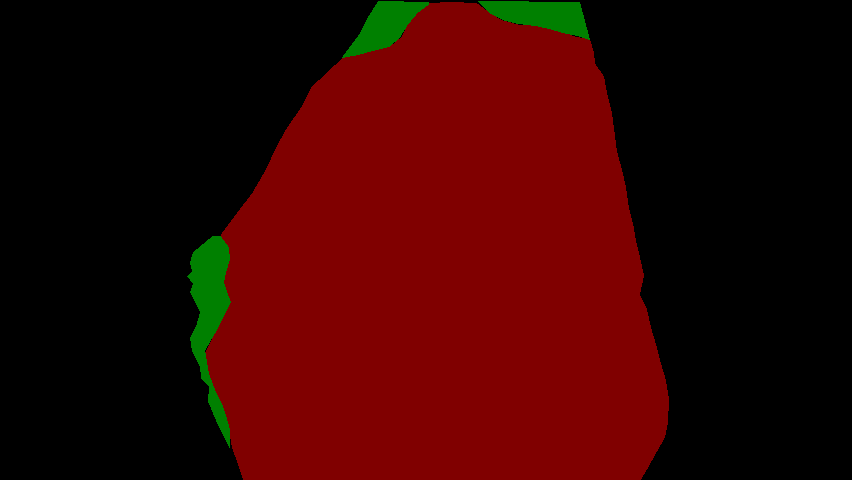
#> input picture dataset/CoalGangue/annotations/training/1.png, 852 x 480 px; its folder holds only this picture in this run
$ python rgb2gray.py
#> lines starting #> are read from the running program, lines starting #| are printed output that depends on the picture
import os
from skimage import io, color
import numpy as np

folder_path = ["annotations/training", "annotations/validation"]
to_label = True

def _to_label(image):
    # 自建数据集常见问题
    # 需要将4通道png图像转换为1通道png图像
    # https://github.com/open-mmlab/mmsegmentation/issues/2471
    # 代码来自:
    # https://github.com/open-mmlab/mmsegmentation/blob/
    # 9b8e8b730c2a17e9f0517489cb707e981e0eab39/tools/
    # dataset_converters/vaihingen.py#L68-L80
    h, w, c = image.shape
    color_map = np.array([[0, 0, 0],
                        [128, 0, 0],
                        [0, 128, 0]])
    flatten_v = np.matmul(
        image.reshape(-1, c),
        np.array([2, 3, 4]).reshape(3, 1))
    out = np.zeros_like(flatten_v)
    for idx, class_color in enumerate(color_map):
        value_idx = np.matmul(class_color,
                            np.array([2, 3, 4]).reshape(3, 1))
        out[flatten_v == value_idx] = idx
    return out.reshape(h, w)

for f_path in folder_path:
    for filename in os.listdir(f_path):  # 遍历文件夹下的所有png文件
        if filename.endswith(".png"):
            image_path = os.path.join(f_path, filename)

            # 使用skimage库读取RGB图像
            image = io.imread(image_path)
#> image is the input picture: shape (480, 852, 3); mean R, G, B 54.2, 2.8, 0
            if image.shape[-1] == 4:
                image = image[:, :, :3]

            if to_label:
                gray_image = _to_label(image)
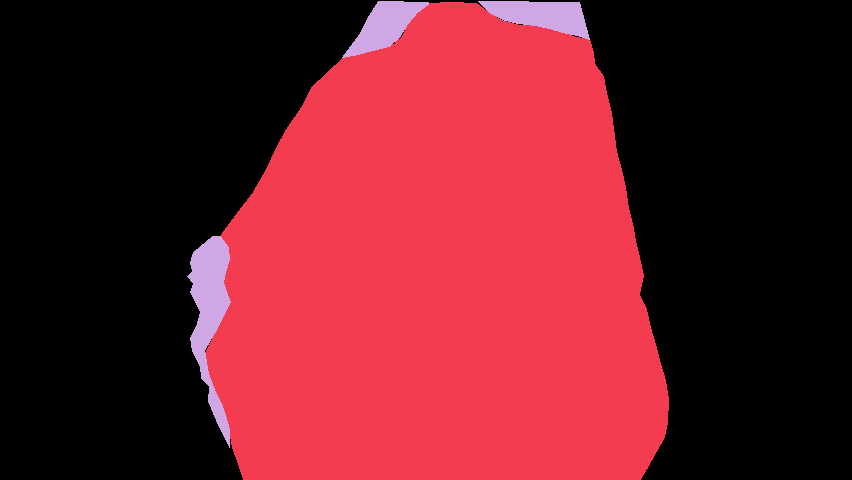
#> gray_image: shape (480, 852) int64; 3 distinct labels, from 0 to 2; one colour per label, 0 black
                gray_image = gray_image.astype('uint8')
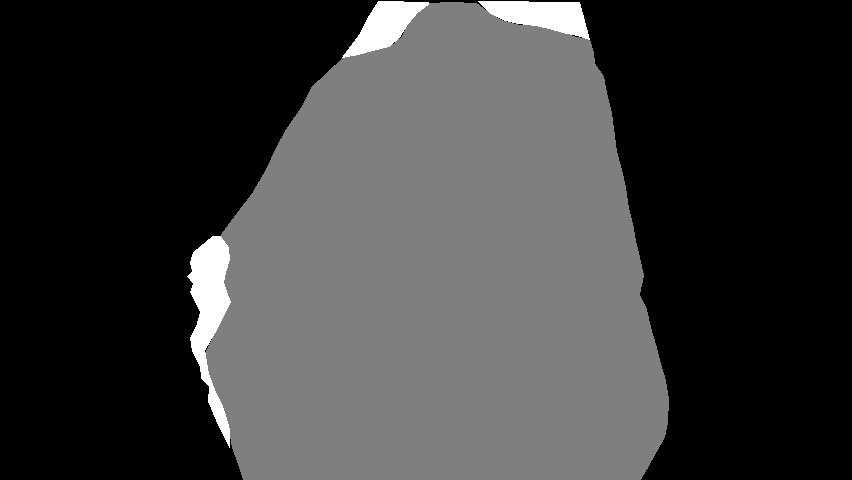
#> gray_image: shape (480, 852); min 0, max 2, mean 0.468; drawn with min black and max white
#> (the run stopped early here; a loop or call above may not have finished)
